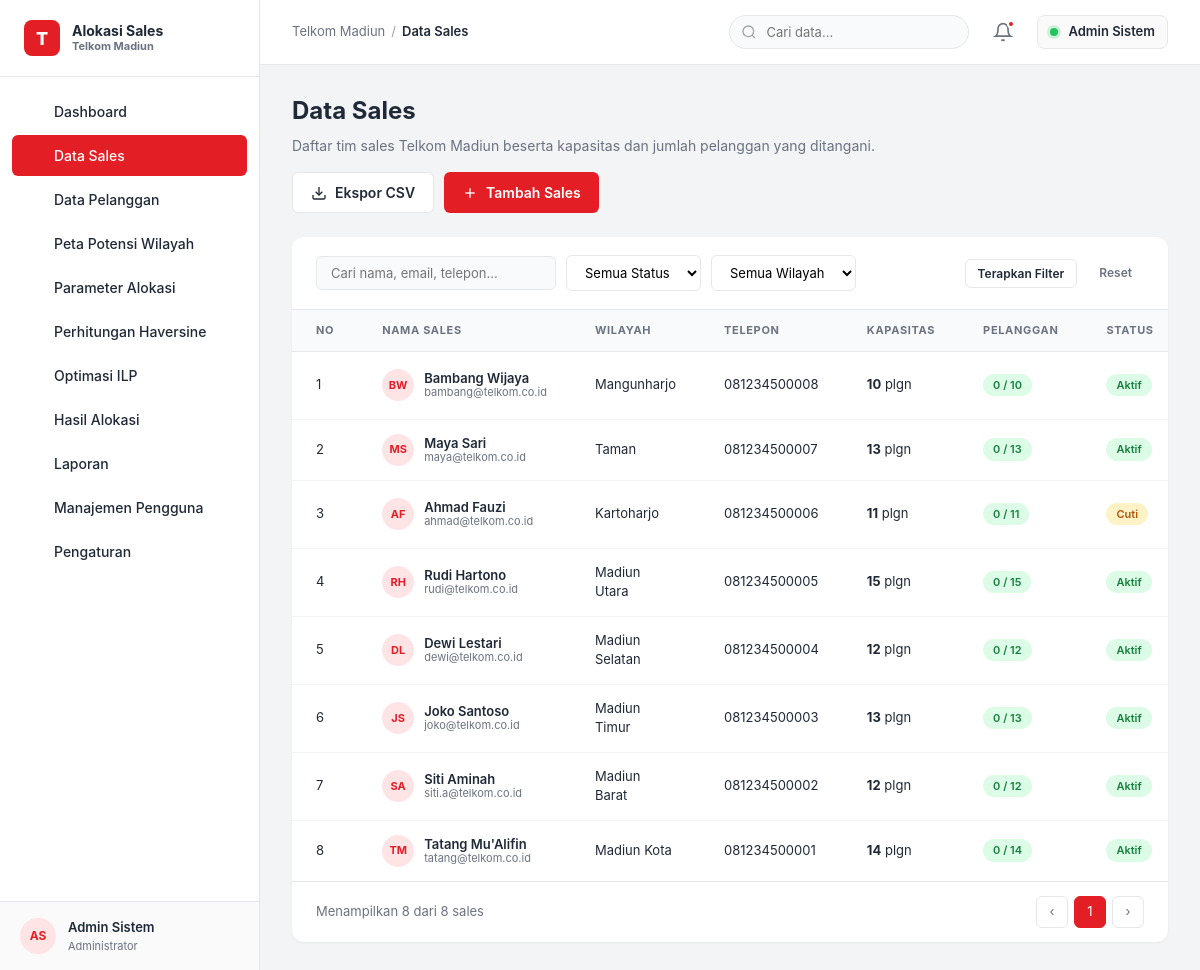
Screenshot of /data_sales.php (signed in) with the database file from the repository.
### tables this page shows
CREATE TABLE users (
    id INT AUTO_INCREMENT PRIMARY KEY,
    nama VARCHAR(120) NOT NULL,
    email VARCHAR(120) NOT NULL UNIQUE,
    password VARCHAR(255) NOT NULL,
    peran ENUM('Administrator','Manajer','Operator') NOT NULL DEFAULT 'Operator',
    telepon VARCHAR(30),
    status ENUM('Aktif','Nonaktif') NOT NULL DEFAULT 'Aktif',
    created_at TIMESTAMP DEFAULT CURRENT_TIMESTAMP,
    updated_at TIMESTAMP DEFAULT CURRENT_TIMESTAMP ON UPDATE CURRENT_TIMESTAMP
);

CREATE TABLE sales (
    id INT AUTO_INCREMENT PRIMARY KEY,
    nama VARCHAR(120) NOT NULL,
    email VARCHAR(120),
    telepon VARCHAR(30),
    nik VARCHAR(30),
    wilayah VARCHAR(80) NOT NULL,
    latitude DECIMAL(10,6) NOT NULL,
    longitude DECIMAL(10,6) NOT NULL,
    kapasitas INT NOT NULL DEFAULT 15,
    status ENUM('Aktif','Cuti','Nonaktif') NOT NULL DEFAULT 'Aktif',
    foto VARCHAR(255),
    tanggal_bergabung DATE,
    created_at TIMESTAMP DEFAULT CURRENT_TIMESTAMP,
    updated_at TIMESTAMP DEFAULT CURRENT_TIMESTAMP ON UPDATE CURRENT_TIMESTAMP
);

### config.php (called while the page is built, shortened)
<?php
function db() {
    static $pdo = null;
    if ($pdo === null) {
        $dsn = "mysql:host=" . DB_HOST . ";dbname=" . DB_NAME . ";charset=" . DB_CHARSET;
        try {
            $pdo = new PDO($dsn, DB_USER, DB_PASS, [
                PDO::ATTR_ERRMODE => PDO::ERRMODE_EXCEPTION,
                PDO::ATTR_DEFAULT_FETCH_MODE => PDO::FETCH_ASSOC,
                PDO::ATTR_EMULATE_PREPARES => false,
            ]);
        } catch (PDOException $e) {
            die("Koneksi database gagal: " . $e->getMessage() . "<br><br>Pastikan:<br>1. MySQL/MariaDB berjalan<br>2. Database <code>sales_territory</code> sudah diimport dari <code>database/schema.sql</code>");
        }
    }
    return $pdo;
}
function current_user() {
    $stmt = db()->prepare("SELECT * FROM users WHERE id = ?");
    $stmt->execute([$_SESSION['user_id']]);
    return $stmt->fetch();
}
function e($v) {
    return htmlspecialchars($v ?? '', ENT_QUOTES, 'UTF-8');
}
function initials($name) {
    $parts = explode(' ', trim($name));
    $out = '';
    foreach (array_slice($parts, 0, 2) as $p) $out .= strtoupper(substr($p, 0, 1));
    return $out ?: '?';
}

### data_sales.php (the view, shortened to what this page needs)
<?php
require_once 'config.php';
$pageTitle = 'Data Sales';
$current_page = 'sales';
$pdo = db();
$search = trim($_GET['q'] ?? '');
$where = [];
$params = [];
$whereSql = $where ? 'WHERE ' . implode(' AND ', $where) : '';
$page = max(1, (int)($_GET['page'] ?? 1));
$perPage = 10;
$total = $pdo->prepare("SELECT COUNT(*) FROM sales $whereSql");
$total->execute($params);
$totalRows = (int)$total->fetchColumn();
$totalPages = max(1, ceil($totalRows / $perPage));
$offset = ($page - 1) * $perPage;
$stmt = $pdo->prepare("SELECT s.*,
        (SELECT COUNT(*) FROM pelanggan p WHERE p.sales_id = s.id) AS jml_pelanggan
        FROM sales s
        $whereSql
        ORDER BY s.id DESC
        LIMIT $perPage OFFSET $offset");
$stmt->execute($params);
$rows = $stmt->fetchAll();
include 'includes/header.php';
?>
<div class="page-header">
    <div class="page-title">
        <h2>Data Sales</h2>
        <p>Daftar tim sales Telkom Madiun beserta kapasitas dan jumlah pelanggan yang ditangani.</p>
    </div>
    <div class="header-actions">
        <button class="btn btn-outline" onclick="exportSalesCSV()">
            <svg width="16" height="16" viewBox="0 0 24 24" fill="none" stroke="currentColor" stroke-width="2"><path d="M21 15v4a2 2 0 0 1-2 2H5a2 2 0 0 1-2-2v-4"/><polyline points="7 10 12 15 17 10"/><line x1="12" y1="15" x2="12" y2="3"/></svg>
            Ekspor CSV
        </button>
        <button class="btn btn-primary" onclick="openSalesModal()">
            <svg width="16" height="16" viewBox="0 0 24 24" fill="none" stroke="currentColor" stroke-width="2"><line x1="12" y1="5" x2="12" y2="19"/><line x1="5" y1="12" x2="19" y2="12"/></svg>
            Tambah Sales
        </button>
    </div>
</div>
<div class="table-card">
    <div class="table-toolbar">
        <div class="toolbar-left">
            <input type="text" class="table-search" placeholder="Cari nama, email, telepon..." value="<?= e($search) ?>" id="searchInput" onkeypress="if(event.key==='Enter')document.location='?q='+encodeURIComponent(this.value)+(document.getElementById('fStatus').value?'&status='+document.getElementById('fStatus').value:'')+(document.getElementById('fWilayah').value?'&wilayah='+document.getElementById('fWilayah').value:'')">
            <select class="table-select" id="fStatus" onchange="this.form ? this.form.submit() : applyFilters()">
                <option value="">Semua Status</option>
            </select>
            <select class="table-select" id="fWilayah" onchange="applyFilters()">
                <option value="">Semua Wilayah</option>
            </select>
        </div>
        <div class="toolbar-right">
            <button class="btn btn-outline btn-sm" onclick="applyFilters()">Terapkan Filter</button>
            <a href="data_sales.php" class="btn btn-ghost btn-sm">Reset</a>
        </div>
    </div>
    <div class="table-wrap">
        <table class="data-table" id="salesTable">
            <thead>
                <tr>
                    <th style="width:50px">No</th>
                    <th>Nama Sales</th>
                    <th>Wilayah</th>
                    <th>Telepon</th>
                    <th>Kapasitas</th>
                    <th>Pelanggan</th>
                    <th>Status</th>
                </tr>
            </thead>
            <tbody>
                <?php if (empty($rows)): ?>
                <tr><td colspan="9" style="text-align:center; padding: 32px; color: #9CA3AF;">Belum ada data sales. Klik "Tambah Sales" untuk menambahkan.</td></tr>
                <?php else: $no = $offset + 1; foreach ($rows as $s): ?>
                <tr>
                    <td><?= $no++ ?></td>
                    <td>
                        <div class="cell-user">
                            <div class="avatar-xs"><?= e(initials($s['nama'])) ?></div>
                            <div class="user-meta">
                                <div class="uname"><?= e($s['nama']) ?></div>
                                <div class="uinfo"><?= e($s['email'] ?: '-') ?></div>
                            </div>
                        </div>
                    </td>
                    <td><?= e($s['wilayah']) ?></td>
                    <td><?= e($s['telepon'] ?: '-') ?></td>
                    <td><strong><?= (int)$s['kapasitas'] ?></strong> plgn</td>
                    <td>
                        <?php
                            $util = $s['kapasitas'] > 0 ? min(100, $s['jml_pelanggan'] / $s['kapasitas'] * 100) : 0;
                            $badge = $util >= 90 ? 'badge-red' : ($util >= 50 ? 'badge-yellow' : 'badge-green');
                        ?>
                        <span class="badge <?= $badge ?>"><?= (int)$s['jml_pelanggan'] ?> / <?= (int)$s['kapasitas'] ?></span>
                    </td>
                    <td>
                        <?php if ($s['status'] === 'Aktif'): ?>
                            <span class="badge badge-green">Aktif</span>
                        <?php elseif ($s['status'] === 'Cuti'): ?>
                            <span class="badge badge-yellow">Cuti</span>
                        <?php else: ?>
                            <span class="badge badge-gray">Nonaktif</span>
                        <?php endif; ?>
                    </td>
                </tr>
                <?php endforeach; endif; ?>
            </tbody>
        </table>
    </div>
    <div class="table-footer">
        <div>Menampilkan <?= count($rows) ?> dari <?= $totalRows ?> sales</div>
        <div class="pagination">
            <a class="page-btn" href="?<?= http_build_query(array_merge($_GET, ['page' => max(1, $page - 1)])) ?>" <?= $page <= 1 ? 'disabled' : '' ?>>‹</a>
            <?php for ($i = 1; $i <= $totalPages; $i++): ?>
            <a class="page-btn <?= $i === $page ? 'active' : '' ?>" href="?<?= http_build_query(array_merge($_GET, ['page' => $i])) ?>"><?= $i ?></a>
            <?php endfor; ?>
            <a class="page-btn" href="?<?= http_build_query(array_merge($_GET, ['page' => min($totalPages, $page + 1)])) ?>" <?= $page >= $totalPages ? 'disabled' : '' ?>>›</a>
        </div>
    </div>
</div>
<?php
include 'includes/footer.php';
?>

### includes/header.php (shortened to what this page needs)
<?php
if (!function_exists('nav_icon_svg')) {
    function nav_icon_svg($name) {
        return $icons[$name] ?? $icons['dashboard'];
    }
}
$navItems = [
    ['key' => 'dashboard',  'label' => 'Dashboard',              'url' => 'dashboard.php',           'icon' => 'dashboard'],
    ['key' => 'sales',      'label' => 'Data Sales',             'url' => 'data_sales.php',          'icon' => 'sales'],
    ['key' => 'pelanggan',  'label' => 'Data Pelanggan',         'url' => 'data_pelanggan.php',      'icon' => 'pelanggan'],
    ['key' => 'peta',       'label' => 'Peta Potensi Wilayah',  'url' => 'peta_potensi.php',        'icon' => 'map'],
    ['key' => 'param',      'label' => 'Parameter Alokasi',      'url' => 'parameter_alokasi.php',   'icon' => 'param'],
    ['key' => 'haversine',  'label' => 'Perhitungan Haversine',  'url' => 'perhitungan_haversine.php','icon' => 'haversine'],
    ['key' => 'ilp',        'label' => 'Optimasi ILP',           'url' => 'optimasi_ilp.php',        'icon' => 'ilp'],
    ['key' => 'hasil',      'label' => 'Hasil Alokasi',          'url' => 'hasil_alokasi.php',       'icon' => 'hasil'],
    ['key' => 'laporan',    'label' => 'Laporan',                'url' => 'laporan.php',             'icon' => 'laporan'],
    ['key' => 'users',      'label' => 'Manajemen Pengguna',    'url' => 'manajemen_pengguna.php',  'icon' => 'users'],
    ['key' => 'settings',   'label' => 'Pengaturan',             'url' => 'pengaturan.php',          'icon' => 'settings'],
];
$user = current_user();
$initials = $user ? initials($user['nama']) : 'AD';
$unread = 3;
?><!DOCTYPE html>
<html lang="id">
<head>
    <link rel="stylesheet" href="assets/css/style.css">
    <link rel="stylesheet" href="https://unpkg.com/leaflet@1.9.4/dist/leaflet.css">
    <link rel="stylesheet" href="https://cdn.jsdelivr.net/npm/chart.js@4.4.0/dist/chart.min.css">
</head>
<body>
<div class="app-layout">
    <aside class="sidebar" id="sidebar">
        <div class="sidebar-brand">
            <div class="logo-icon">T</div>
            <div class="brand-text">
                <h1>Alokasi Sales</h1>
                <p>Telkom Madiun</p>
            </div>
        </div>
        <nav class="nav-menu">
            <?php foreach ($navItems as $item): ?>
                <a href="<?= $item['url'] ?>" class="nav-item <?= ($current_page ?? '') === $item['key'] ? 'active' : '' ?>">
                    <span class="nav-icon"><?= nav_icon_svg($item['icon']) ?></span>
                    <?= e($item['label']) ?>
                </a>
            <?php endforeach; ?>
        </nav>
        <div class="user-profile">
            <div class="avatar-sm"><?= e($initials) ?></div>
            <div class="user-info">
                <h4><?= e($user['nama'] ?? 'Guest') ?></h4>
                <p><?= e($user['peran'] ?? '-') ?></p>
            </div>
            <a href="logout.php" class="icon-btn" title="Keluar" style="width:32px;height:32px;margin-left:auto;">
            </a>
        </div>
    </aside>
    <div class="main-area">
        <header class="app-header">
            <div class="breadcrumb">
                <span>Telkom Madiun</span>
                <span class="sep">/</span>
                <span class="current"><?= e($pageTitle ?? 'Dashboard') ?></span>
            </div>
            <div class="header-right">
                <div class="search-box">
                    <svg class="search-icon" viewBox="0 0 24 24" fill="none" stroke="currentColor" stroke-width="2"><circle cx="11" cy="11" r="8"/><line x1="21" y1="21" x2="16.65" y2="16.65"/></svg>
                    <input type="text" placeholder="Cari data..." id="globalSearch">
                </div>
                <button class="icon-btn" title="Notifikasi">
                    <svg viewBox="0 0 24 24" width="20" height="20" fill="none" stroke="currentColor" stroke-width="2"><path d="M18 8A6 6 0 0 0 6 8c0 7-3 9-3 9h18s-3-2-3-9"/><path d="M13.73 21a2 2 0 0 1-3.46 0"/></svg>
                    <?php if ($unread): ?><span class="badge-dot"></span><?php endif; ?>
                </button>
                <div class="admin-badge">
                    <span class="status-dot"></span>
                    <span><?= e($user['nama'] ?? 'Admin') ?></span>
                </div>
            </div>
        </header>
        <main class="page-body">

### rows the page displays
users: nama "AS", nama "Admin Sistem", peran "Administrator"
sales: nama "BW", nama "Bambang Wijaya", email "bambang@telkom.co.id", wilayah "Mangunharjo", telepon "081234500008", kapasitas "10", jml_pelanggan "0", status "Aktif"
sales: nama "MS", nama "Maya Sari", email "maya@telkom.co.id", wilayah "Taman", telepon "081234500007", kapasitas "13", jml_pelanggan "0", status "Aktif"
sales: nama "AF", nama "Ahmad Fauzi", email "ahmad@telkom.co.id", wilayah "Kartoharjo", telepon "081234500006", kapasitas "11", jml_pelanggan "0", status "Cuti"
sales: nama "RH", nama "Rudi Hartono", email "rudi@telkom.co.id", wilayah "Madiun Utara", telepon "081234500005", kapasitas "15", jml_pelanggan "0", status "Aktif"
sales: nama "DL", nama "Dewi Lestari", email "dewi@telkom.co.id", wilayah "Madiun Selatan", telepon "081234500004", kapasitas "12", jml_pelanggan "0", status "Aktif"
sales: nama "JS", nama "Joko Santoso", email "joko@telkom.co.id", wilayah "Madiun Timur", telepon "081234500003", kapasitas "13", jml_pelanggan "0", status "Aktif"
sales: nama "SA", nama "Siti Aminah", email "siti.a@telkom.co.id", wilayah "Madiun Barat", telepon "081234500002", kapasitas "12", jml_pelanggan "0", status "Aktif"
sales: nama "TM", nama "Tatang Mu'Alifin", email "tatang@telkom.co.id", wilayah "Madiun Kota", telepon "081234500001", kapasitas "14", jml_pelanggan "0", status "Aktif"

### other values shown
$item['label'] "Dashboard"
$item['label'] "Data Sales"
$item['label'] "Data Pelanggan"
$item['label'] "Peta Potensi Wilayah"
$item['label'] "Parameter Alokasi"
$item['label'] "Perhitungan Haversine"
$item['label'] "Optimasi ILP"
$item['label'] "Hasil Alokasi"
$item['label'] "Laporan"
$item['label'] "Manajemen Pengguna"
$item['label'] "Pengaturan"
$pageTitle "Data Sales"
count($rows) "8"
$totalRows "8"
